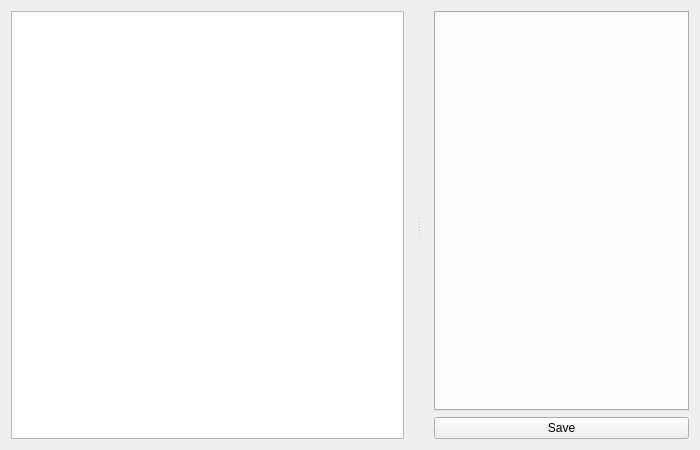
<?xml version="1.0" encoding="UTF-8"?>
<ui version="4.0">
 <class>ManagerWindow</class>
 <widget class="QWidget" name="ManagerWindow">
  <property name="geometry">
   <rect>
    <x>0</x>
    <y>0</y>
    <width>700</width>
    <height>450</height>
   </rect>
  </property>
  <property name="windowTitle">
   <string>Project Manager</string>
  </property>
  <layout class="QVBoxLayout" name="verticalLayout">
   <item>
    <widget class="QSplitter" name="splitter">
     <property name="orientation">
      <enum>Qt::Horizontal</enum>
     </property>
     <property name="handleWidth">
      <number>30</number>
     </property>
     <property name="childrenCollapsible">
      <bool>false</bool>
     </property>
     <widget class="QTreeView" name="treeView">
      <property name="sizePolicy">
       <sizepolicy hsizetype="Preferred" vsizetype="Preferred">
        <horstretch>0</horstretch>
        <verstretch>0</verstretch>
       </sizepolicy>
      </property>
     </widget>
     <widget class="QStackedWidget" name="stackedWidget">
      <property name="sizePolicy">
       <sizepolicy hsizetype="Preferred" vsizetype="Preferred">
        <horstretch>0</horstretch>
        <verstretch>0</verstretch>
       </sizepolicy>
      </property>
      <widget class="QWidget" name="page">
       <layout class="QVBoxLayout" name="verticalLayout_3">
        <property name="leftMargin">
         <number>0</number>
        </property>
        <property name="topMargin">
         <number>0</number>
        </property>
        <property name="rightMargin">
         <number>0</number>
        </property>
        <property name="bottomMargin">
         <number>0</number>
        </property>
        <item>
         <widget class="QTabWidget" name="projectTabWidget"/>
        </item>
        <item>
         <widget class="QPushButton" name="projectSaveButton">
          <property name="text">
           <string>Save</string>
          </property>
         </widget>
        </item>
       </layout>
      </widget>
      <widget class="QWidget" name="site">
       <layout class="QVBoxLayout" name="verticalLayout_2">
        <property name="leftMargin">
         <number>0</number>
        </property>
        <property name="topMargin">
         <number>0</number>
        </property>
        <property name="rightMargin">
         <number>0</number>
        </property>
        <property name="bottomMargin">
         <number>0</number>
        </property>
        <item>
         <widget class="QTabWidget" name="siteTabWidget"/>
        </item>
        <item>
         <layout class="QHBoxLayout" name="horizontalLayout">
          <item>
           <widget class="QPushButton" name="connectButton">
            <property name="text">
             <string>Connect</string>
            </property>
           </widget>
          </item>
          <item>
           <widget class="QPushButton" name="siteSaveButton">
            <property name="text">
             <string>Save</string>
            </property>
           </widget>
          </item>
         </layout>
        </item>
       </layout>
      </widget>
     </widget>
    </widget>
   </item>
  </layout>
 </widget>
 <resources/>
 <connections/>
</ui>
